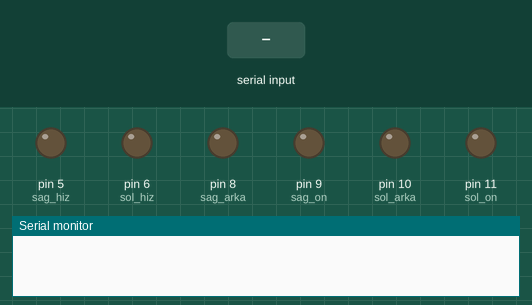
This sketch was run on a simulated Arduino Uno, built with avr-gcc and run on an emulated ATmega328P. Shown: output pins drawn as LEDs (lit = HIGH), the last lines printed to the serial monitor. Inputs (shaded band) come from the test bench.

Above: at 1.2 s.
1.3 s: "1" received over the second serial link
At 1.9 s:
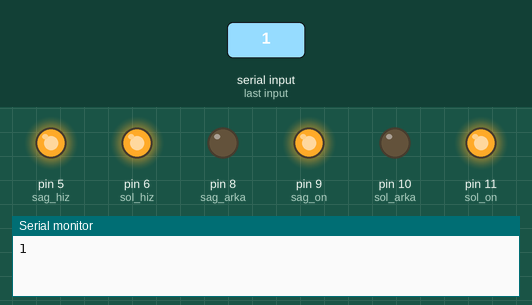
2.8 s: "5" received over the second serial link
At 3.9 s:
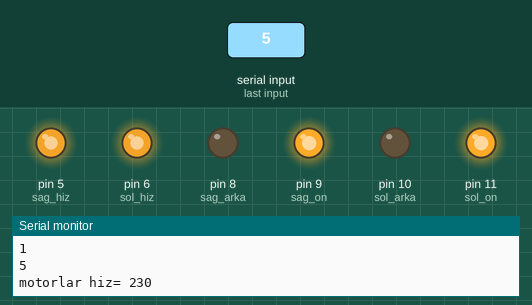
4.3 s: "2" received over the second serial link
At 5.4 s:
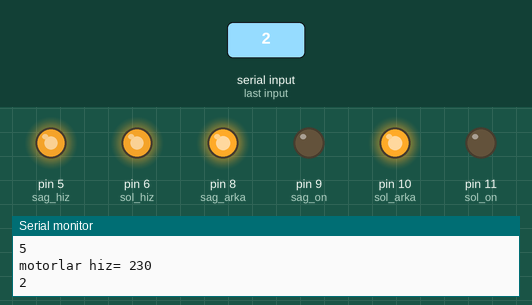
5.8 s: "3" received over the second serial link
At 6.5 s:
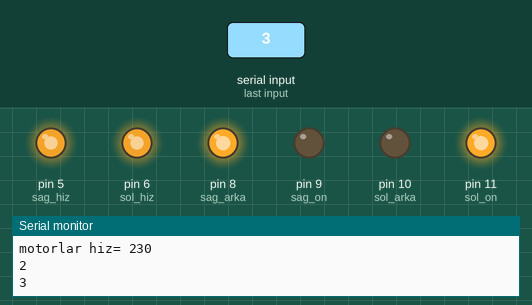
7.3 s: "4" received over the second serial link
At 7.7 s:
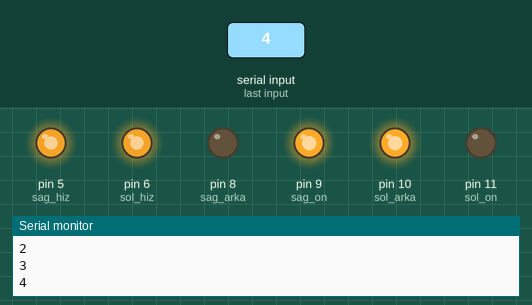
8.8 s: "6" received over the second serial link
At 9.6 s:
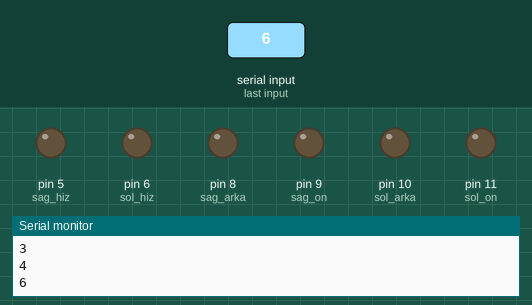
Timing chart, 0 to 11.3 s (numbered marks = the images above; inputs shaded):
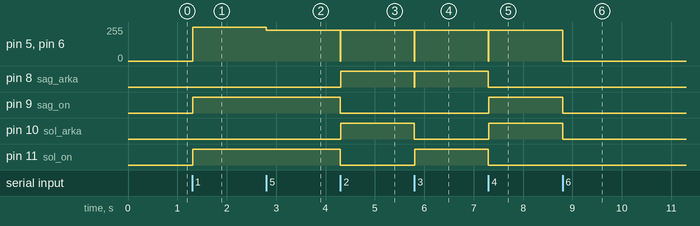

Measured:
- after the input at 1.3 s, pin 5 (sag_hiz), pin 6 (sol_hiz): 0/255 → 255/255 at once; pin 9 (sag_on), pin 11 (sol_on): LOW → HIGH at once
- after the input at 2.8 s, pin 5 (sag_hiz), pin 6 (sol_hiz): 255/255 → 230/255 at once
- after the input at 4.3 s, pin 5 (sag_hiz), pin 6 (sol_hiz): 230/255 → 0/255 at once, → 230/255 0.01 s later; pin 8 (sag_arka), pin 10 (sol_arka): LOW → HIGH at once; pin 9 (sag_on), pin 11 (sol_on): HIGH → LOW at once
- after the input at 5.8 s, pin 5 (sag_hiz), pin 6 (sol_hiz): 230/255 → 0/255 at once, → 230/255 0.01 s later; pin 8 (sag_arka): HIGH → LOW at once, → HIGH 0.01 s later; pin 10 (sol_arka): HIGH → LOW at once; pin 11 (sol_on): LOW → HIGH at once
- after the input at 7.3 s, pin 5 (sag_hiz), pin 6 (sol_hiz): 230/255 → 0/255 at once, → 230/255 0.01 s later; pin 8 (sag_arka), pin 11 (sol_on): HIGH → LOW at once; pin 9 (sag_on), pin 10 (sol_arka): LOW → HIGH at once
- after the input at 8.8 s, pin 5 (sag_hiz), pin 6 (sol_hiz): 230/255 → 0/255 at once; pin 9 (sag_on), pin 10 (sol_arka): HIGH → LOW at once

The sketch:

final_kod.ino
```cpp
#include<SoftwareSerial.h>

SoftwareSerial bt_iletisim(12, 13); //RX ve TX

int sol_on = 11;
int sol_arka = 10;
int sol_hiz = 6; // wait

int sag_on = 9;
int sag_arka = 8;
int sag_hiz = 5;

int motorlar_hiz = 255;
byte son_islem;

void setup()
{
  pinMode(sol_on, OUTPUT);
  pinMode(sag_on, OUTPUT);
  pinMode(sol_arka, OUTPUT);
  pinMode(sag_arka, OUTPUT);
  pinMode(sol_hiz, OUTPUT);
  pinMode(sag_hiz, OUTPUT);

  Serial.begin(9600);
  bt_iletisim.begin(9600);
}

void loop()
{
  if (bt_iletisim.available())
  {
    char data = bt_iletisim.read();
    Serial.println(data);

    if (data == '1')
    {
      dur();
      delay(10);
      ileri();
      son_islem = 1;
    }
    else if (data == '2')
    {
      dur();
      delay(10);
      geri();
      son_islem = 2;
    }
    else if (data == '3')
    {
      dur();
      delay(10);
      sol();
      son_islem = 3;
    }
    else if (data == '4')
    {
      dur();
      delay(10);
      sag();
      son_islem = 4;
    }
    else if (data == '6')
    {
      dur();
    }
    else if (data == '0')
    {
      motorlar_hiz = motorlar_hiz + 25;
      if (motorlar_hiz > 255)
      {
        motorlar_hiz = 255;
      }
      Serial.print("motorlar hiz= ");
      Serial.println(motorlar_hiz);
      son_isleme_devam_et();
    }
    else if (data == '5')
    {
      motorlar_hiz = motorlar_hiz - 25;
      if (motorlar_hiz < 0)
      {
        motorlar_hiz = 0;
      }
      Serial.print("motorlar hiz= ");
      Serial.println(motorlar_hiz);
      son_isleme_devam_et();
    }
  }
}
void ileri()
{
  digitalWrite(sol_on, 1);
  digitalWrite(sag_on, 1);
  digitalWrite(sol_arka, 0);
  digitalWrite(sag_arka, 0);
  analogWrite(sol_hiz, motorlar_hiz);
  analogWrite(sag_hiz, motorlar_hiz);
}

void geri()
{
  digitalWrite(sol_on, 0);
  digitalWrite(sag_on, 0);
  digitalWrite(sol_arka, 1);
  digitalWrite(sag_arka, 1);
  analogWrite(sol_hiz, motorlar_hiz);
  analogWrite(sag_hiz, motorlar_hiz);
}

void sol()
{
  digitalWrite(sol_on, 1);
  digitalWrite(sag_on, 0);
  digitalWrite(sol_arka, 0);
  digitalWrite(sag_arka, 1);
  analogWrite(sol_hiz, motorlar_hiz);
  analogWrite(sag_hiz, motorlar_hiz);
}

void sag()
{
  digitalWrite(sol_on, 0);
  digitalWrite(sag_on, 1);
  digitalWrite(sol_arka, 1);
  digitalWrite(sag_arka, 0);
  analogWrite(sol_hiz, motorlar_hiz);
  analogWrite(sag_hiz, motorlar_hiz);
}
void dur()
{
  digitalWrite(sol_on, 0);
  digitalWrite(sag_on, 0);
  digitalWrite(sol_arka, 0);
  digitalWrite(sag_arka, 0);
  analogWrite(sol_hiz, 0);
  analogWrite(sag_hiz, 0);
}

void son_isleme_devam_et()
{
  if (son_islem == 1)
  {
    ileri();
  }
  else if (son_islem == 2)
  {
    geri();
  }
  else if (son_islem == 3)
  {
    sol();
  }
  else if (son_islem == 4)
  {
    sag();
  }
}
```
